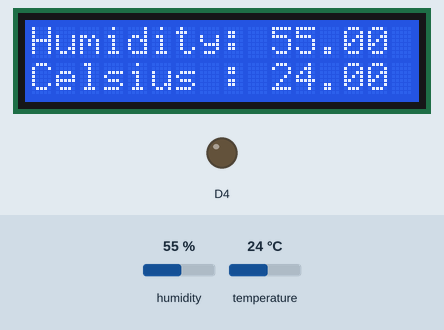
The sketch below on a simulated ESP8266 (NodeMCU). Parts: 16×2 character LCD, output pins drawn as LEDs (lit = HIGH). The test bench sets the inputs (shaded band); at power-on: humidity 55 %, temperature 24 °C. WiFi joins after 1.5 s; servers stay silent unless stated; what the sketch prints to the serial monitor is not drawn.

Above: at 4.5 s.
4.6 s: humidity set to 22 %
At 7.0 s:
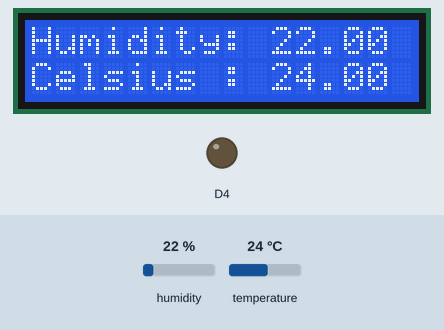
7.6 s: temperature set to 12 °C
At 9.3 s:
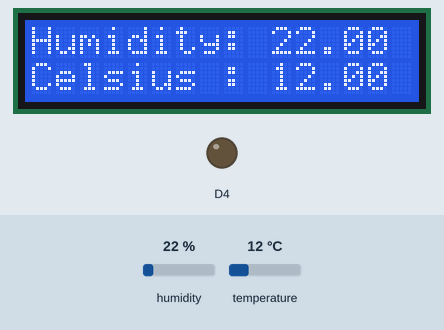
10.6 s: humidity set to 40 %
At 12.7 s:
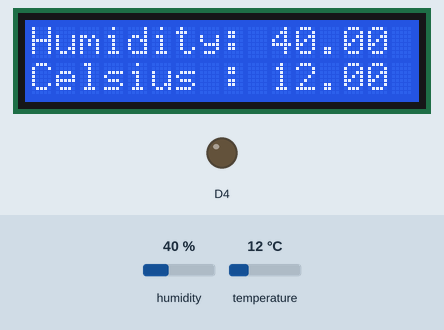
13.6 s: temperature set to 19 °C
At 14.9 s:
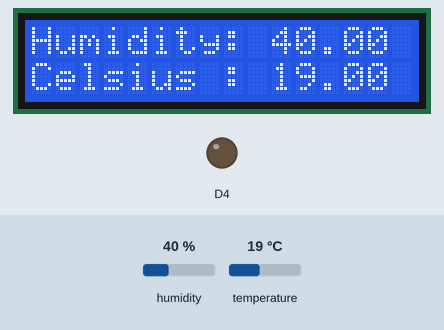
Timing chart, 0 to 16.6 s (numbered marks = the images above; inputs shaded):
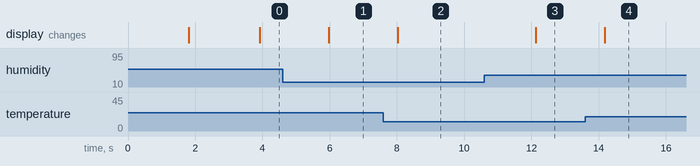

Measured:
- after the input at 4.6 s, the display: changes after 1.4 s (image 1)
- after the input at 7.6 s, the display: changes after 0.43 s (image 2)
- after the input at 10.6 s, the display: changes after 1.5 s (image 3)
- after the input at 13.6 s, the display: changes after 0.59 s (image 4)

The sketch:

blinksmartfarm.ino
```cpp
#define BLYNK_PRINT Serial
#include <ESP8266WiFi.h>
#include <BlynkSimpleEsp8266.h>
#include "DHT.h"
#define DHTPIN D6
#define DHTTYPE DHT11
#include <Wire.h>
#include <LiquidCrystal_I2C.h>
LiquidCrystal_I2C lcd(0x27, 16, 2);
DHT dht(DHTPIN, DHTTYPE);

char auth[] = "TjVUgaTuO_7-UYOMigPBcgZwor08lUzg";
char ssid[] = "PL floor2_2.4G";
char pass[] = "1234562552";

BLYNK_CONNECTED() {
    Blynk.syncAll();
}

void setup()
{
  Serial.begin(9600);
  Blynk.begin(auth, ssid, pass);
  Serial.println(F("DHTxx test!"));
  dht.begin();
  pinMode(D0, INPUT);
  pinMode(D4, OUTPUT);
  lcd.begin();
  lcd.backlight();
}
void loop()
{
  delay(2000);
  float h = dht.readHumidity();
  float t = dht.readTemperature();
  float f = dht.readTemperature(true);
  if (isnan(h) || isnan(t) || isnan(f)) {
  Serial.println(F("Failed to read from DHT sensor!"));
  return;
  }
  Serial.print("Humidity : ");
  Serial.print(h);
  Serial.print("%\t");
  Serial.print("Temperature : ");
  Serial.print(t);
  Serial.print("*c\t");
  Serial.print(f);
  Serial.print("% *F\t\n");
  lcd.setCursor(0, 0);
  lcd.print("Humidity: ");
  lcd.print(h);
  lcd.setCursor(0, 1);
  lcd.print("Celsius : ");
  lcd.print(t);
  Blynk.run();
  Blynk.virtualWrite(10, t);
  Blynk.virtualWrite(11, h);
}
```
